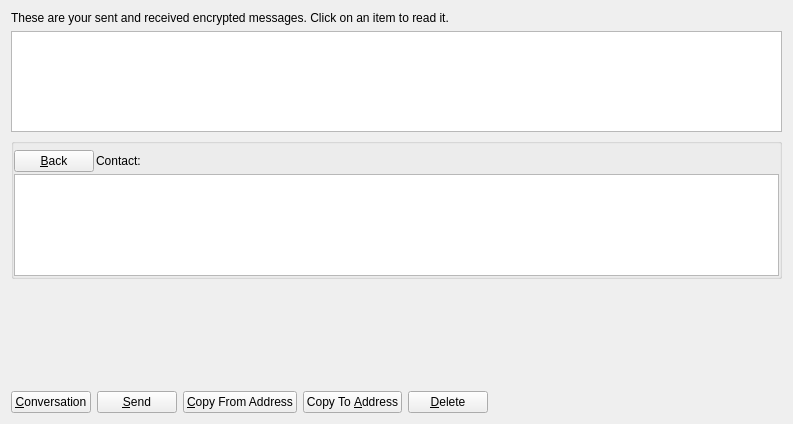
<?xml version="1.0" encoding="UTF-8"?>
<ui version="4.0">
 <class>MessagePage</class>
 <widget class="QWidget" name="MessagePage">
  <property name="geometry">
   <rect>
    <x>0</x>
    <y>0</y>
    <width>793</width>
    <height>424</height>
   </rect>
  </property>
  <property name="windowTitle">
   <string>Address Book</string>
  </property>
  <layout class="QVBoxLayout" name="verticalLayout_2">
   <item>
    <widget class="QLabel" name="labelExplanation">
     <property name="text">
      <string>These are your sent and received encrypted messages. Click on an item to read it.</string>
     </property>
     <property name="textFormat">
      <enum>Qt::PlainText</enum>
     </property>
     <property name="wordWrap">
      <bool>true</bool>
     </property>
    </widget>
   </item>
   <item>
    <widget class="QTableView" name="tableView">
     <property name="contextMenuPolicy">
      <enum>Qt::CustomContextMenu</enum>
     </property>
     <property name="toolTip">
      <string>Click on a message to view it</string>
     </property>
     <property name="styleSheet">
      <string notr="true"/>
     </property>
     <property name="tabKeyNavigation">
      <bool>false</bool>
     </property>
     <property name="alternatingRowColors">
      <bool>true</bool>
     </property>
     <property name="selectionMode">
      <enum>QAbstractItemView::SingleSelection</enum>
     </property>
     <property name="selectionBehavior">
      <enum>QAbstractItemView::SelectRows</enum>
     </property>
     <property name="sortingEnabled">
      <bool>true</bool>
     </property>
     <attribute name="verticalHeaderVisible">
      <bool>false</bool>
     </attribute>
    </widget>
   </item>
   <item>
    <layout class="QVBoxLayout" name="verticalLayout">
     <item>
      <widget class="QGroupBox" name="messageDetails">
       <property name="title">
        <string/>
       </property>
       <layout class="QVBoxLayout" name="verticalLayout_4">
        <property name="spacing">
         <number>2</number>
        </property>
        <property name="leftMargin">
         <number>0</number>
        </property>
        <property name="topMargin">
         <number>6</number>
        </property>
        <property name="rightMargin">
         <number>0</number>
        </property>
        <property name="bottomMargin">
         <number>0</number>
        </property>
        <item>
         <layout class="QHBoxLayout" name="horizontalLayout_3">
          <item>
           <widget class="QPushButton" name="backButton">
            <property name="text">
             <string>&amp;Back</string>
            </property>
            <property name="icon">
             <iconset resource="../bitcoin.qrc">
              <normaloff>:/icons/quit</normaloff>:/icons/quit</iconset>
            </property>
           </widget>
          </item>
          <item>
           <widget class="QLabel" name="labelContact">
            <property name="text">
             <string>Contact:</string>
            </property>
           </widget>
          </item>
          <item>
           <widget class="QLabel" name="contactLabel">
            <property name="text">
             <string/>
            </property>
           </widget>
          </item>
          <item>
           <spacer name="horizontalSpacer_3">
            <property name="orientation">
             <enum>Qt::Horizontal</enum>
            </property>
            <property name="sizeHint" stdset="0">
             <size>
              <width>40</width>
              <height>20</height>
             </size>
            </property>
           </spacer>
          </item>
         </layout>
        </item>
        <item>
         <widget class="QListView" name="listConversation">
          <property name="styleSheet">
           <string notr="true">color: rgb(1, 1, 1);</string>
          </property>
         </widget>
        </item>
        <item>
         <layout class="QVBoxLayout" name="verticalLayout_3"/>
        </item>
       </layout>
      </widget>
     </item>
     <item>
      <widget class="MRichTextEdit" name="messageEdit" native="true">
       <property name="minimumSize">
        <size>
         <width>0</width>
         <height>100</height>
        </size>
       </property>
      </widget>
     </item>
     <item>
      <layout class="QHBoxLayout" name="horizontalLayout">
       <item>
        <widget class="QPushButton" name="newButton">
         <property name="text">
          <string>&amp;Conversation</string>
         </property>
         <property name="icon">
          <iconset resource="../bitcoin.qrc">
           <normaloff>:/icons/add</normaloff>:/icons/add</iconset>
         </property>
        </widget>
       </item>
       <item>
        <widget class="QPushButton" name="sendButton">
         <property name="toolTip">
          <string>Sign a message to prove you own a VADE address</string>
         </property>
         <property name="text">
          <string>&amp;Send</string>
         </property>
         <property name="icon">
          <iconset resource="../bitcoin.qrc">
           <normaloff>:/icons/send</normaloff>:/icons/send</iconset>
         </property>
        </widget>
       </item>
       <item>
        <widget class="QPushButton" name="copyFromAddressButton">
         <property name="toolTip">
          <string>Copy the currently selected address to the system clipboard</string>
         </property>
         <property name="text">
          <string>&amp;Copy From Address</string>
         </property>
         <property name="icon">
          <iconset resource="../bitcoin.qrc">
           <normaloff>:/icons/editcopy</normaloff>:/icons/editcopy</iconset>
         </property>
        </widget>
       </item>
       <item>
        <widget class="QPushButton" name="copyToAddressButton">
         <property name="toolTip">
          <string>Copy the currently selected address to the system clipboard</string>
         </property>
         <property name="text">
          <string>Copy To &amp;Address</string>
         </property>
         <property name="icon">
          <iconset resource="../bitcoin.qrc">
           <normaloff>:/icons/editcopy</normaloff>:/icons/editcopy</iconset>
         </property>
        </widget>
       </item>
       <item>
        <widget class="QPushButton" name="deleteButton">
         <property name="toolTip">
          <string>Delete the currently selected address from the list</string>
         </property>
         <property name="text">
          <string>&amp;Delete</string>
         </property>
         <property name="icon">
          <iconset resource="../bitcoin.qrc">
           <normaloff>:/icons/remove</normaloff>:/icons/remove</iconset>
         </property>
        </widget>
       </item>
       <item>
        <spacer name="horizontalSpacer">
         <property name="orientation">
          <enum>Qt::Horizontal</enum>
         </property>
         <property name="sizeHint" stdset="0">
          <size>
           <width>40</width>
           <height>20</height>
          </size>
         </property>
        </spacer>
       </item>
      </layout>
     </item>
    </layout>
   </item>
  </layout>
 </widget>
 <customwidgets>
  <customwidget>
   <class>MRichTextEdit</class>
   <extends>QWidget</extends>
   <header>mrichtextedit.h</header>
   <container>1</container>
  </customwidget>
 </customwidgets>
 <resources>
  <include location="../bitcoin.qrc"/>
 </resources>
 <connections/>
</ui>
